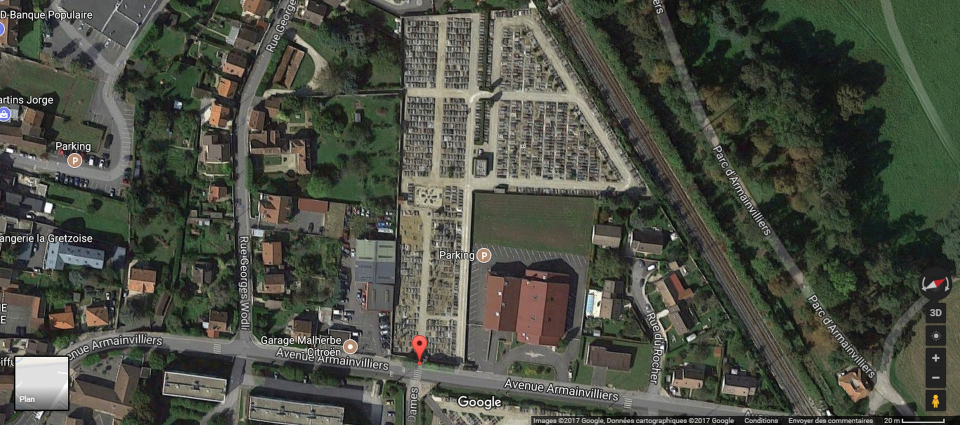
#> input picture images/Copy of img-satellite-ancien-cimetiere-communal-gretz-armainvilliers-77220.jpg, 1920 x 850 px (shown at 1/2 size); its folder holds only this picture in this run
$ jupyter execute FirstNotebook_Exploration.ipynb   (shell and % lines are left out)   (older library calls are emulated)
#> lines starting #> are read from the running program, lines starting #| are printed output that depends on the picture; after the words box and inside, x2 and y2 are one past the last pixel; in counts of white or black regions, pixels touching at a corner belong together
# First Notebook : basic algorithms

## Importing necessary packages

[cell 1]
import cv2
import matplotlib.pyplot as plt
import numpy as np
import sys
import os

## Detection rectangles on edges
https://pythontips.com/2015/03/11/a-guide-to-finding-books-in-images-using-python-and-opencv/

[cell 2]
# load the first image in the folder ../images/, converts it to grayscale
imagePath = '../images/' + os.listdir('../images/')[0]
image = cv2.imread(imagePath)
#> image is the input picture: shape (850, 1920, 3); mean B, G, R 67.5, 78.2, 75.2
gray = cv2.cvtColor(image, cv2.COLOR_BGR2GRAY)

[cell 3]
cv2.imshow('Gray',gray)
cv2.waitKey()

[cell 4]
# Detects edges in the image
edged = cv2.Canny(gray, 10, 250)
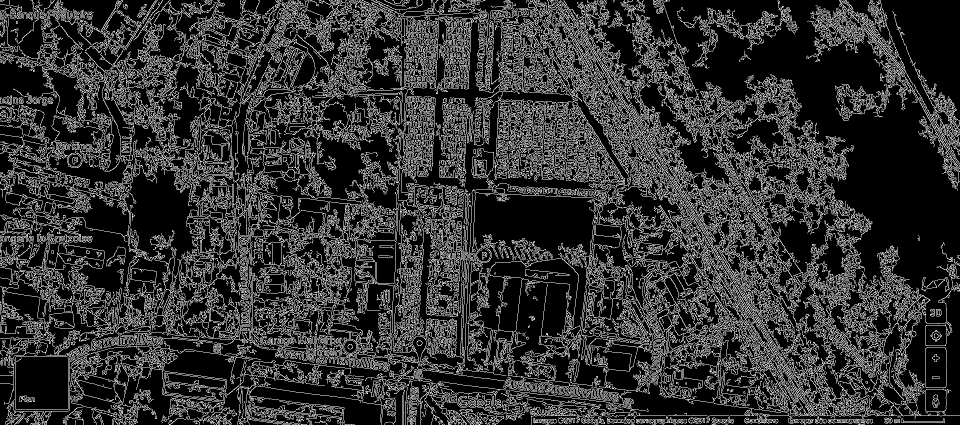
#> edged: shape (850, 1920) (shown at 1/2 size); 19.8% white in thin lines or dots
cv2.imshow("Edged", edged)
cv2.waitKey(0)

[cell 5]
# construct and apply a closing kernel to 'close' gaps between 'white' pixels
kernel = cv2.getStructuringElement(cv2.MORPH_RECT, (1, 1))
closed = cv2.morphologyEx(edged, cv2.MORPH_CLOSE, kernel)
cv2.imshow("Closed", closed)
cv2.waitKey(0)

[cell 6]
# find contours (i.e. the 'outlines') in the image and initialize the
# total number of rectangles found
(_,cnts, _) = cv2.findContours(closed.copy(), cv2.RETR_EXTERNAL, cv2.CHAIN_APPROX_SIMPLE)
#> cnts = 2493 contours, 1708 with area under 20; largest, box (x1, y1, x2, y2) and area: (1077, 0, 1483, 435) 23128, (30, 713, 137, 820) 11228, (1318, 414, 1643, 834) 10520, (1613, 0, 1920, 381) 6589, (133, 94, 416, 435) 5642
total = 0

[cell 7]
imageRectangleContours = image.copy()
# loop over the contours
for c in cnts:
    # approximate the contour
    peri = cv2.arcLength(c, True)
    approx = cv2.approxPolyDP(c, 0, True)

    # if the approximated contour has four points, then assume that the
    # contour is a rectangle
    if len(approx) == 4:
        cv2.drawContours(imageRectangleContours, [approx], -1, (0, 255, 0), 4)
        total += 1
#> this loop made 2493 passes
#> (peri, approx) on passes 3, 6, 7, 8, 10, 11, 13, 14, 15, 18, 20: (4, [[618, 847], [618, 849]]), (0, [[1742, 844]]), (2, [[1648, 844], [1649, 844]]), (0, [[1370, 844]]), (2, [[1121, 844], [1122, 844]]), (0, [[1109, 844]]), (2.83, [[1641, 843], [1642, 844]]), (5.41, [[1249, 843], [1249, 844], [1251, 844], [1250, 844]]), (0, [[1091, 843]]), (0, [[1649, 842]]), (0, [[1440, 842]])
#> peri on passes 1, 2, 4, 5, 9, 12: 13.07, 48.14, 42.73, 30.83, 9.41, 13.9
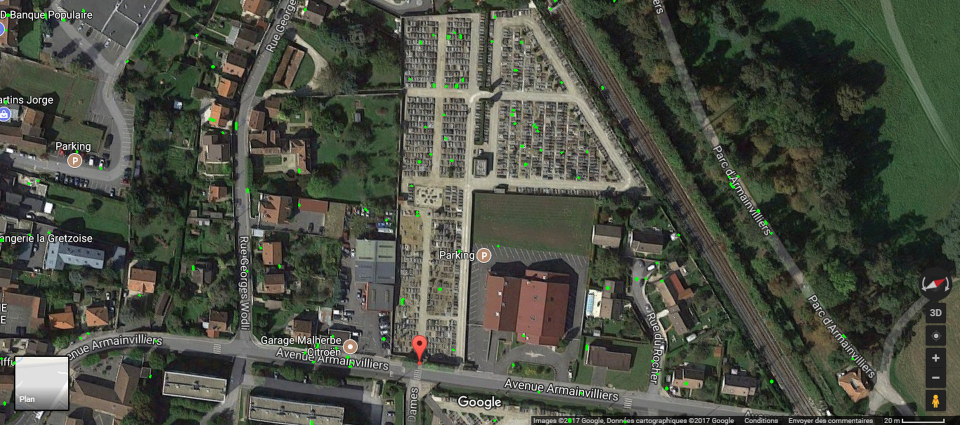
#> imageRectangleContours: shape (850, 1920, 3) (shown at 1/2 size); 0.24% of pixels changed, all inside (x1, y1, x2, y2) = (0, 0, 1709, 850)
#> after the loop, total = 124

[cell 8]
# display the output
print("I found {0} rectangles in that image".format(total))
#| I found 124 rectangles in that image
cv2.imshow("Output", imageRectangleContours)
cv2.waitKey(0)
#> Out = 27

## Histogram of Gradients

[cell 9]
from skimage.feature import hog
from skimage import data, color, exposure

[cell 10]
fd, hog_image = hog(gray/255, orientations=8, pixels_per_cell=(7, 7),
                    cells_per_block=(1, 1), visualise=True)

[cell 11]
fig, (ax1, ax2) = plt.subplots(1, 2, figsize=(8, 4), sharex=True, sharey=True)

ax1.axis('off')
ax1.imshow(image, cmap=plt.cm.gray)
ax1.set_title('Input image')
ax1.set_adjustable('box-forced')

hog_image_rescaled = exposure.rescale_intensity(hog_image, in_range=(0, 0.02))
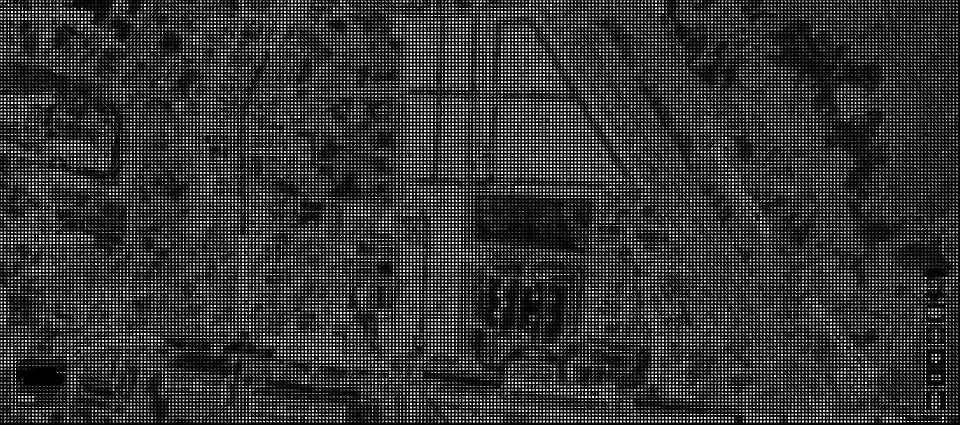
#> hog_image_rescaled: shape (850, 1920) float64 (shown at 1/2 size); min 0, max 1, mean 0.19

ax2.axis('off')
ax2.imshow(hog_image_rescaled, cmap=plt.cm.gray)
ax2.set_title('Histogram of Oriented Gradients')
ax1.set_adjustable('box-forced')
plt.show()
#> figure, not shown here; B, G, R data is drawn as R, G, B

[cell 12]
cv2.imshow('HOG',hog_image_rescaled)
cv2.waitKey(0)
#> Out = 27

## Corner detection

[cell 13]
from skimage import data
from skimage.feature import corner_harris, corner_subpix, corner_peaks
from skimage.transform import warp, AffineTransform
from skimage.draw import ellipse

[cell 14]
imageCorner = gray/255

coords = corner_peaks(corner_harris(imageCorner, 1), min_distance=1)
#> coords = 43532 pairs, first value 1 to 848, second value 1 to 1918
coords_subpix = corner_subpix(imageCorner, coords, window_size=13)

fig, ax = plt.subplots()
ax.imshow(imageCorner, interpolation='nearest', cmap=plt.cm.gray)
ax.plot(coords[:, 1], coords[:, 0], '.b', markersize=3)
ax.plot(coords_subpix[:, 1], coords_subpix[:, 0], '+r', markersize=15)
plt.show()

## Segmentation

[cell 15]
from skimage.segmentation import felzenszwalb, slic, quickshift
from skimage.segmentation import mark_boundaries

[cell 16]
segments_fz = felzenszwalb(image, scale=100, sigma=0.5, min_size=50)
#> segments_fz: shape (850, 1920) int64; 4441 distinct labels, from 0 to 4440
segments_slic = slic(image, n_segments=250, compactness=10, sigma=1)
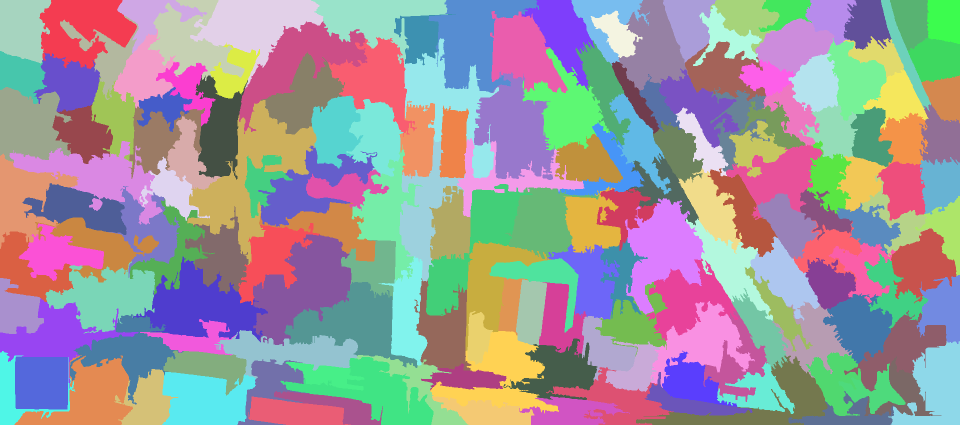
#> segments_slic: shape (850, 1920) int64 (shown at 1/2 size); 175 distinct labels, from 1 to 175; one colour per label, 0 black
segments_quick = quickshift(image, kernel_size=3, max_dist=6, ratio=0.5)
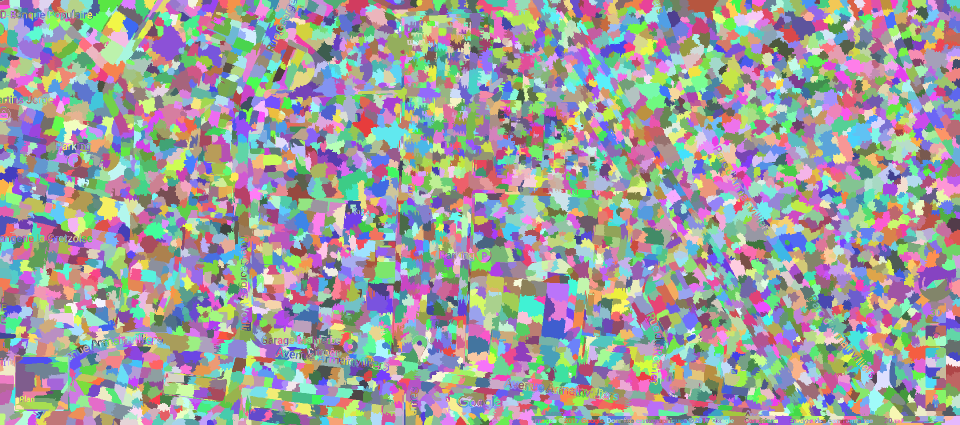
#> segments_quick: shape (850, 1920) int64 (shown at 1/2 size); 6714 distinct labels, from 0 to 6713; one colour per label, 0 black

print("Felzenszwalb number of segments: {}".format(len(np.unique(segments_fz))))
#| Felzenszwalb number of segments: 4441
print('SLIC number of segments: {}'.format(len(np.unique(segments_slic))))
#| SLIC number of segments: 175
print('Quickshift number of segments: {}'.format(len(np.unique(segments_quick))))
#| Quickshift number of segments: 6714

fig, ax = plt.subplots(2, 2, figsize=(10, 10), sharex=True, sharey=True,
                       subplot_kw={'adjustable': 'box-forced'})

ax[0, 0].imshow(image)
ax[0, 0].set_title('Original')
ax[0, 1].imshow(mark_boundaries(image, segments_slic))
ax[0, 1].set_title('SLIC')
ax[1, 0].imshow(mark_boundaries(image, segments_quick))
ax[1, 0].set_title('Quickshift')
ax[1, 1].imshow(mark_boundaries(image, segments_fz))
ax[1, 1].set_title("Felzenszwalbs's method")
#> figure, not shown here; B, G, R data is drawn as R, G, B

## Hough transform

[cell 17]
hogThresh = (hog_image>0.01)*255
#> hogThresh: shape (850, 1920) int64; 17.5% white in thin lines or dots
hogThresh = hogThresh.astype(np.uint8)
#> hogThresh: shape (850, 1920); 17.5% white in thin lines or dots

[cell 18]
plt.imshow(hogThresh)

[cell 19]
lines = cv2.HoughLines(hogThresh,1,np.pi/180,500)
#> lines = 288 rows, first 8: [828, 1.57], [842, 1.57], [835, 1.57], [674, 1.57], [821, 1.57], [352, 1.57], [23, 1.57], [688, 1.57]

[cell 20]
imageHough = image.copy()
for line in lines:
    for rho,theta in line:
        a = np.cos(theta)
        b = np.sin(theta)
        x0 = a*rho
        y0 = b*rho
        x1 = int(x0 + 1000*(-b))
        y1 = int(y0 + 1000*(a))
        x2 = int(x0 - 1000*(-b))
        y2 = int(y0 - 1000*(a))

        cv2.line(imageHough,(x1,y1),(x2,y2),(0,0,255),2)
#> this loop made 288 passes
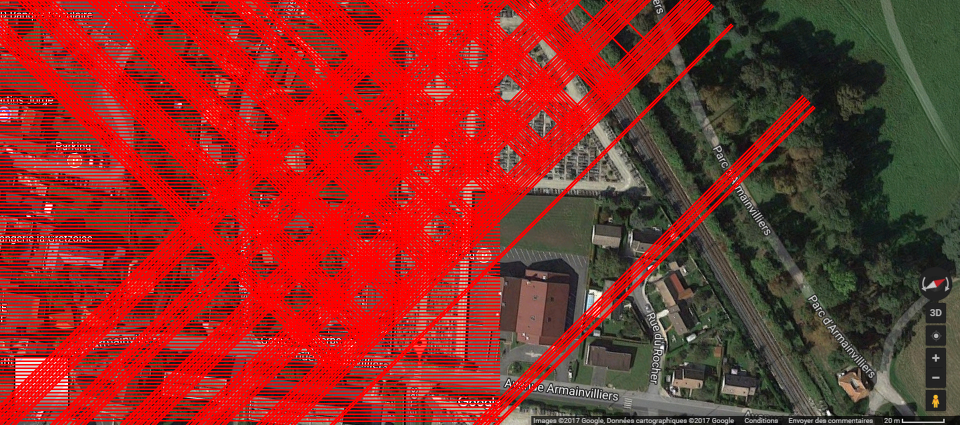
#> imageHough: shape (850, 1920, 3) (shown at 1/2 size); mean B, G, R 37.5, 44.4, 142.9

[cell 21]
cv2.imshow('iii',imageHough)
cv2.waitKey(0)
#> Out = 27

## Histogram Equalization

[cell 22]
imageEqualized = np.dstack((cv2.equalizeHist(image[:,:,0]),cv2.equalizeHist(image[:,:,1]), cv2.equalizeHist(image[:,:,2])))

[cell 23]
fig, ax = plt.subplots(nrows=1,ncols=2)
plt.subplot(1,2,1)
plt.imshow(cv2.cvtColor(image, cv2.COLOR_BGR2RGB))
plt.subplot(1,2,2)
plt.imshow(cv2.cvtColor(imageEqualized, cv2.COLOR_BGR2RGB))
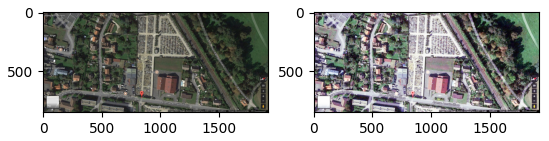
#> figure drawn by matplotlib, 2 panels

# ORB (Free version of SIFT)

[cell 24]
orb = cv2.ORB_create(nfeatures=100000)
kp = orb.detect(image,None)
#> kp = 69474 keypoints; strongest (x, y, size): (650, 681, 31), (151, 475, 31), (668, 704, 31), (151, 480, 31)
kp, des = orb.compute(image, kp)
image2=image.copy()
image2 = cv2.drawKeypoints(image2,kp,image2,color=(0,255,0), flags=0)
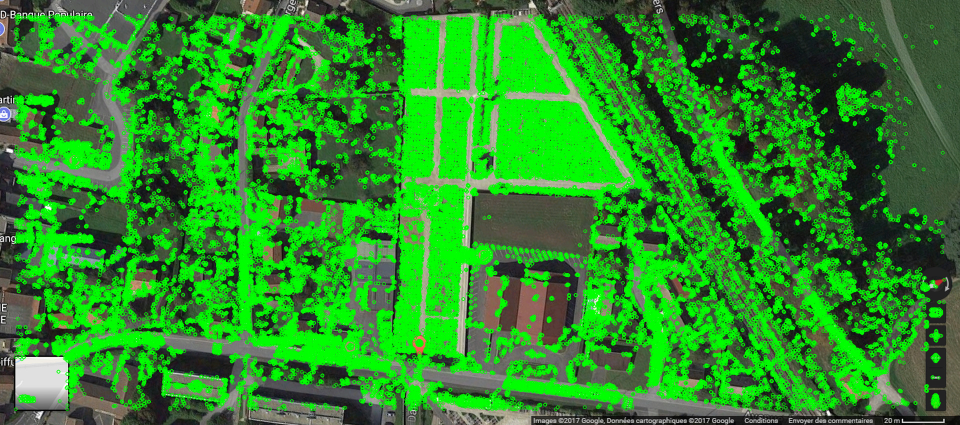
#> image2: shape (850, 1920, 3) (shown at 1/2 size); mean B, G, R 40.9, 139.2, 45.4
plt.imshow(image2),plt.show()

[cell 25]
cv2.imshow('iii',image2)
cv2.waitKey(0)
#> Out = 27

### Motivation :
- cemetery is where there is a big concentration of ORB descriptors
- in cemetery descriptors are aligned on grid

[cell 26]
#Making image with just feature points
matrixKp = np.zeros((len(kp),2))
#> matrixKp = 69474 pairs, first value 0 to 0, second value 0 to 0
for i in range(len(kp)):
    matrixKp[i,0], matrixKp[i,1] = kp[i].pt
#> after the loop, matrixKp = 69474 pairs, first value 31 to 1888, second value 31 to 818

[cell 27]
imageKp = np.zeros(image.shape)
for i in range(len(kp)):
    imageKp[int(matrixKp[i,1]),int(matrixKp[i,0])]=255
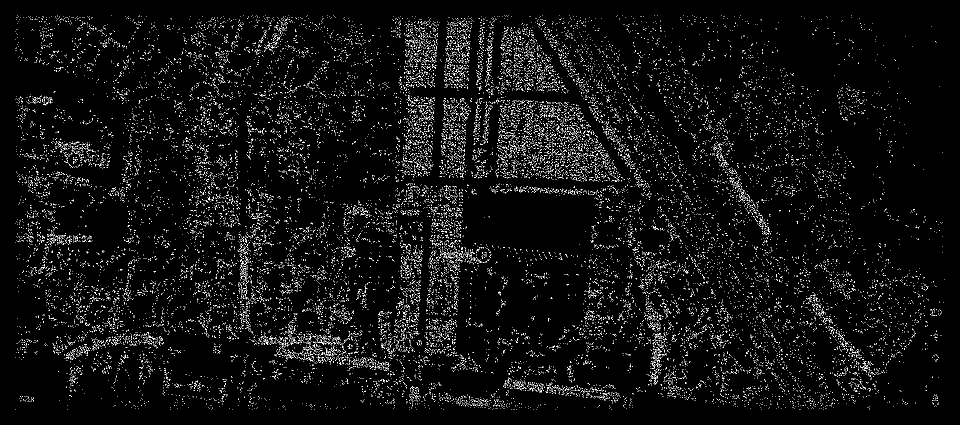
#> imageKp: shape (850, 1920, 3) float64 (shown at 1/2 size); 3.6% white in thin lines or dots, all inside (x1, y1, x2, y2) = (31, 31, 1889, 819)

[cell 28]
cv2.imshow('Keypoints',imageKp)
cv2.waitKey(0)
#> Out = 27

[cell 29]
#Blurring the image
imageKpBlurred = cv2.GaussianBlur(imageKp,(0,0),1)

[cell 30]
cv2.imshow('Keypoints blurred',imageKpBlurred)
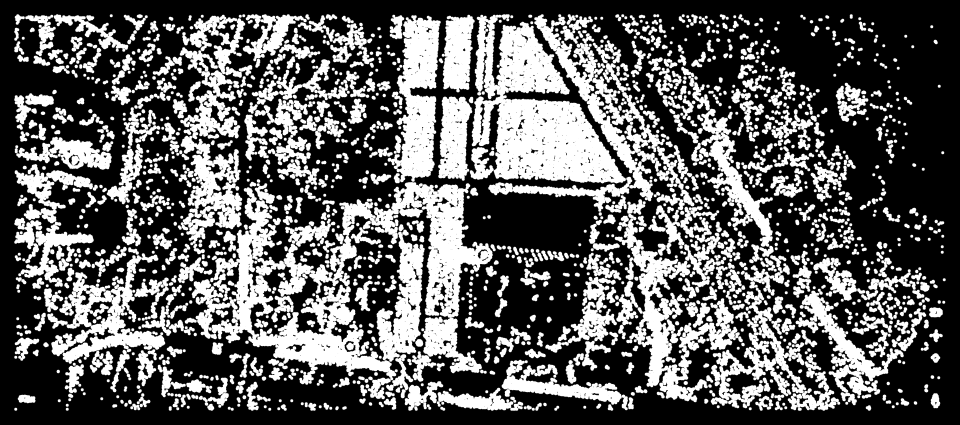
#> window 'Keypoints blurred': shape (850, 1920, 3) (shown at 1/2 size); min 0, max 255, mean 94.4
cv2.waitKey(0)
#> Out = 27
